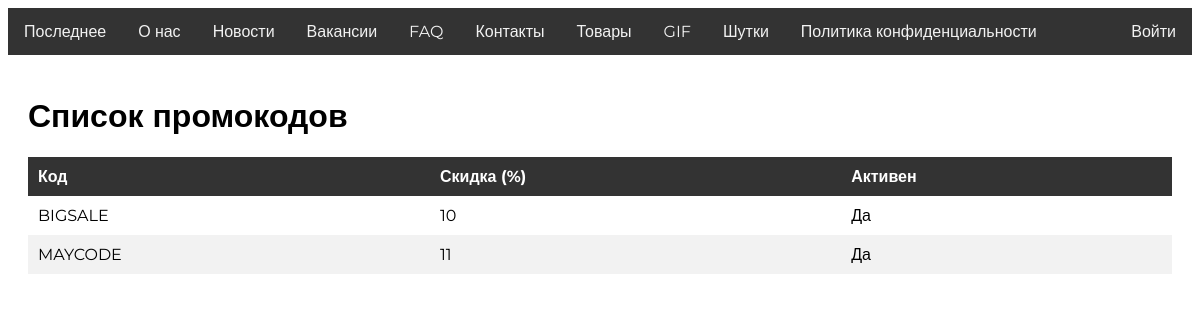
Page /promocodes/ on the earlier database version.
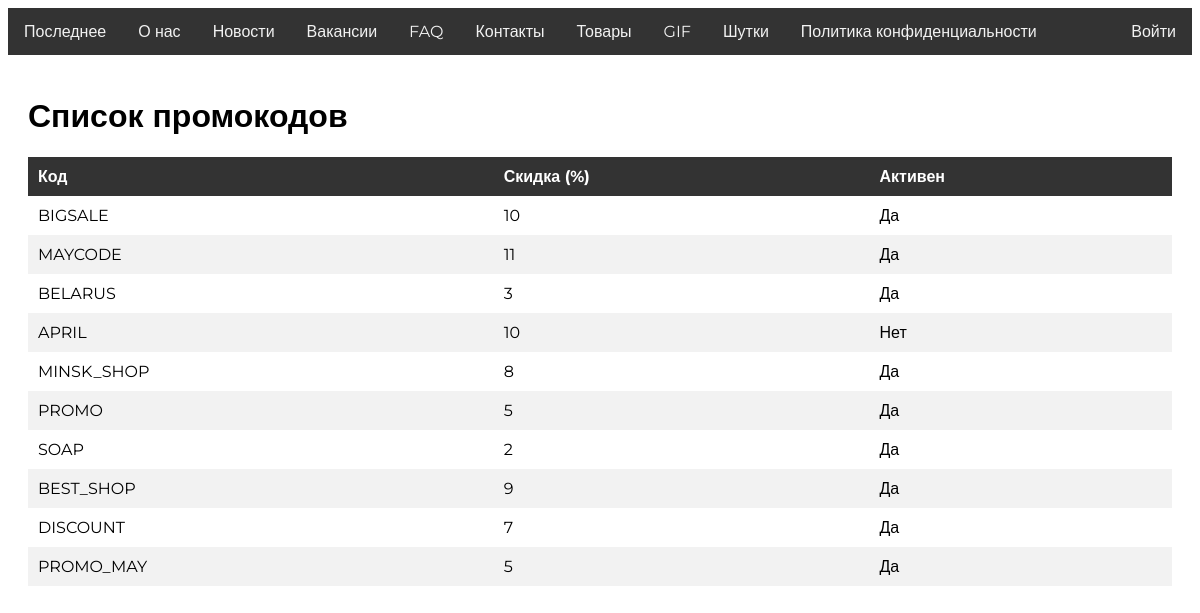
Same page on the later database version.
### OnlineShop/models.py (models this page shows, shortened)
class PromoCode(models.Model):
    objects = models.Manager()
    code = models.CharField(max_length=20, unique=True)
    discount_percent = models.PositiveIntegerField(default=0, help_text="Discount percent")
    active = models.BooleanField(default=True, help_text="Promo is active")

### OnlineShop/views.py (the view)
# urls.py: path('promocodes/', views.promo_list, name='promo_list'),
def promo_list(request):
    promo_codes = PromoCode.objects.all()
    return render(request, 'promo_list.html', {'promo_codes': promo_codes})

### templates/promo_list.html (shortened to what this page needs)
<!DOCTYPE html>
{% load static %}
<html lang="en">
<head>
    <link rel="stylesheet" href="{% static "css/styles.css" %}">
</head>
<body class="body">
    <div class="navbar">
        <div class="left-items">
            <a href="#" id="latest" class="tab">Последнее</a>
            <a href="#" id="about" class="tab">О нас</a>
            <a href="#" id="news" class="tab">Новости</a>
            <a href="{% url 'vacancy_list' %}" id="vacancies" class="tab">Вакансии</a>
            <a href="#" id="faq" class="tab">FAQ</a>
            <a href="#" id="contacts" class="tab">Контакты</a>
            <a href="#" id="products" class="tab">Товары</a>
            <a href="#" id="gif" class="tab">GIF</a>
            <a href="#" id="rand" class="tab">Шутки</a>
            <a href="{% url 'privacy_policy' %}" id="privacy-policy" class="tab">Политика конфиденциальности</a>
        </div>
        {% if user.is_authenticated %}
        <div class="sp">
            <span>Привет, {{ user.username }}!</span>
            <a href="/logout">Выйти</a>
        </div>
        {% else %}
            <a href="/login">Войти</a>
        {% endif %}
    </div>
    <div class="container">
    <h1>Список промокодов</h1>
    {% if promo_codes %}
        <table class="table">
            <thead>
                <tr>
                    <th>Код</th>
                    <th>Скидка (%)</th>
                    <th>Активен</th>
                </tr>
            </thead>
            <tbody>
                {% for promo in promo_codes %}
                <tr>
                    <td>{{ promo.code }}</td>
                    <td>{{ promo.discount_percent }}</td>
                    <td>{% if promo.active %}Да{% else %}Нет{% endif %}</td>
                </tr>
                {% endfor %}
            </tbody>
        </table>
    {% else %}
        <p>Нет доступных промокодов.</p>
    {% endif %}
</div>
</body>
</html>

Differences in the rows shown:
added PromoCode: code "BELARUS", discount_percent "3", active "Да"
added PromoCode: code "APRIL", discount_percent "10", active "Нет"
added PromoCode: code "MINSK_SHOP", discount_percent "8", active "Да"
added PromoCode: code "PROMO", discount_percent "5", active "Да"
added PromoCode: code "SOAP", discount_percent "2", active "Да"
added PromoCode: code "BEST_SHOP", discount_percent "9", active "Да"
added PromoCode: code "DISCOUNT", discount_percent "7", active "Да"
added PromoCode: code "PROMO_MAY", discount_percent "5", active "Да"
